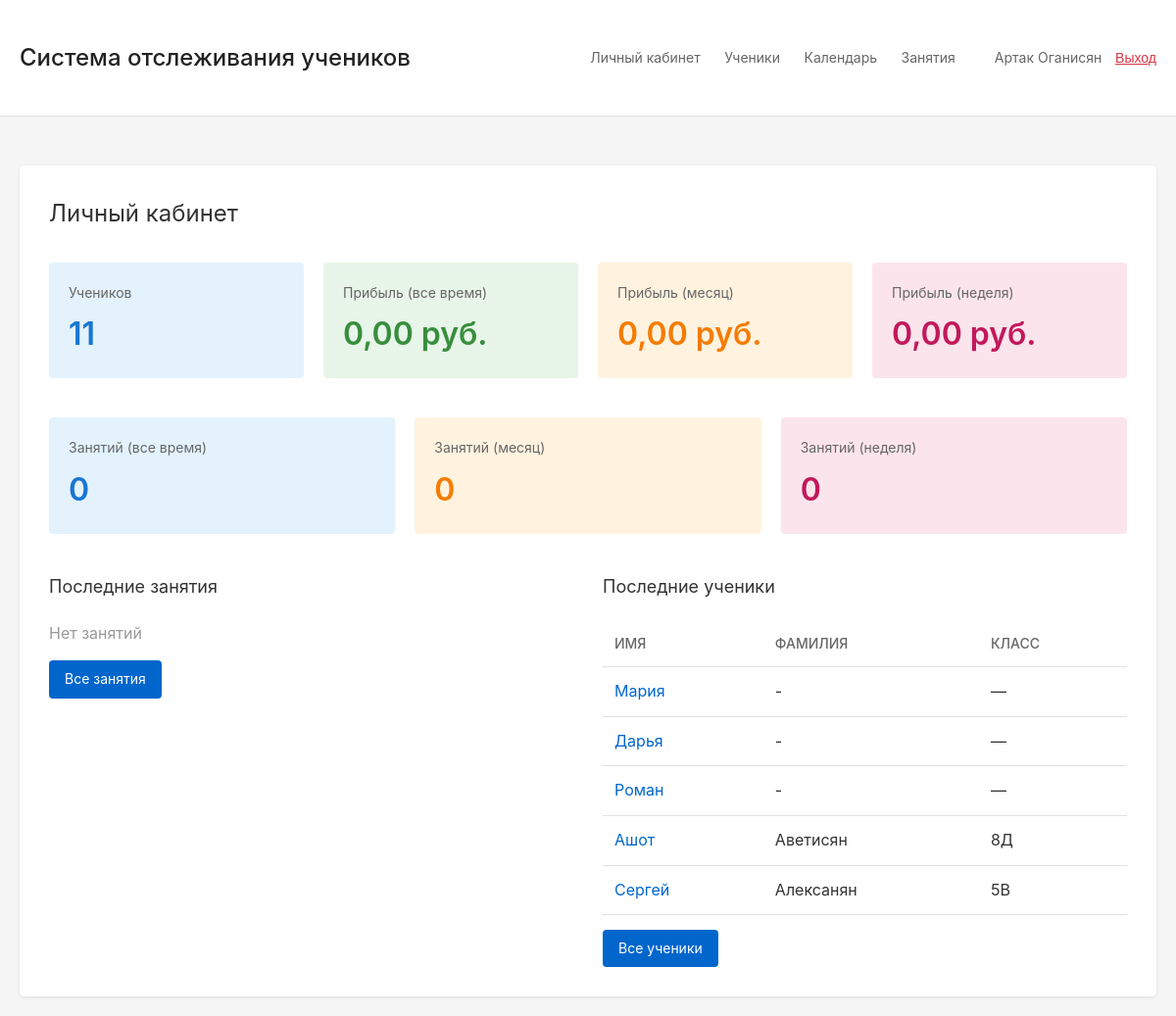
The page / (signed in) on the database its author committed.
### main/models.py (models this page shows, shortened)
class Student(models.Model):
    tutor = models.ForeignKey(Tutor, on_delete=models.CASCADE, related_name='students', verbose_name='Репетитор')
    first_name = models.CharField(max_length=100, verbose_name='Имя')
    last_name = models.CharField(max_length=100, verbose_name='Фамилия')
    phone = models.CharField(max_length=20, blank=True, null=True, verbose_name='Телефон')
    telegram = models.CharField(max_length=20, blank=True, null=True, verbose_name='Телеграм')
    created_at = models.DateTimeField(auto_now_add=True, verbose_name='Дата создания')
    updated_at = models.DateTimeField(auto_now=True, verbose_name='Дата обновления')
    grade = models.CharField(max_length=10, blank=True, null=True, verbose_name='Класс')
    notes = models.TextField(blank=True, verbose_name='Заметки')
    is_active = models.BooleanField(default=True, verbose_name='Активен')
    class Meta:
        verbose_name = 'Ученик'
        verbose_name_plural = 'Ученики'
        ordering = ['last_name', 'first_name']

### main/views.py (the view)
# urls.py: path('', views.dashboard, name='dashboard'),
@login_required
def dashboard(request):
    try:
        tutor = get_tutor(request)
        if not tutor:
            tutor = Tutor.objects.create(user=request.user)
            messages.success(request, 'Профиль репетитора создан.')
        now = timezone.now()
        today = now.date()
        week_ago = today - timedelta(days=7)
        month_ago = today - timedelta(days=30)
        students_count = tutor.get_students_count()
        profit_all_time = tutor.get_total_profit()
        profit_month = tutor.get_total_profit(start_date=month_ago)
        profit_week = tutor.get_total_profit(start_date=week_ago)
        lessons_all_time = tutor.get_lessons_count()
        lessons_month = tutor.get_lessons_count(start_date=month_ago)
        lessons_week = tutor.get_lessons_count(start_date=week_ago)
        recent_lessons = Lesson.objects.filter(tutor=tutor).order_by('-date', '-time')[:5]
        recent_students = Student.objects.filter(tutor=tutor).order_by('-created_at')[:5]
        return render(request, 'main/dashboard.html', {
            'tutor': tutor,
            'students_count': students_count,
            'profit_all_time': profit_all_time,
            'profit_month': profit_month,
            'profit_week': profit_week,
            'lessons_all_time': lessons_all_time,
            'lessons_month': lessons_month,
            'lessons_week': lessons_week,
            'recent_lessons': recent_lessons,
            'recent_students': recent_students,
        })
    except Exception as e:
        import traceback
        print(f"Error in dashboard: {e}")
        print(traceback.format_exc())
        messages.error(request, f'Произошла ошибка: {str(e)}')
        return redirect('login')

### main/models.py (called while the page is built)
    def get_students_count(self):
        return self.students.filter(is_active=True).count()

    def get_total_profit(self, start_date=None, end_date=None):
        payments = Payment.objects.filter(student__tutor=self)
        if start_date:
            payments = payments.filter(payment_date__gte=start_date)
        if end_date:
            payments = payments.filter(payment_date__lte=end_date)
        result = payments.aggregate(total=Sum('amount'))
        return result['total'] or Decimal('0.00')

    def get_lessons_count(self, start_date=None, end_date=None):
        lessons = self.lessons.all()
        if start_date:
            lessons = lessons.filter(date__gte=start_date)
        if end_date:
            lessons = lessons.filter(date__lte=end_date)
        return lessons.count()

### main/views.py (called while the page is built)
def get_tutor(request):
    if request.user.is_authenticated:
        try:
            return request.user.tutor
        except Tutor.DoesNotExist:
            return None
    return None

### main/templates/main/dashboard.html (shortened to what this page needs)
{% extends 'main/base.html' %}
{% block content %}
<h2 style="margin-bottom: 30px; font-weight: 400; font-size: 24px;">
    Личный кабинет
</h2>
<div class="dashboard-grid" style="display: grid; grid-template-columns: repeat(auto-fit, minmax(250px, 1fr)); gap: 20px; margin-bottom: 40px;">
    <div style="padding: 20px; background: #e3f2fd; border-radius: 4px;">
        <div style="font-size: 14px; color: #666; margin-bottom: 5px;">Учеников</div>
        <div style="font-size: 32px; font-weight: 600; color: #1976d2;">{{ students_count }}</div>
    </div>
    <div style="padding: 20px; background: #e8f5e9; border-radius: 4px;">
        <div style="font-size: 14px; color: #666; margin-bottom: 5px;">Прибыль (все время)</div>
        <div style="font-size: 32px; font-weight: 600; color: #388e3c;">{{ profit_all_time }} руб.</div>
    </div>
    <div style="padding: 20px; background: #fff3e0; border-radius: 4px;">
        <div style="font-size: 14px; color: #666; margin-bottom: 5px;">Прибыль (месяц)</div>
        <div style="font-size: 32px; font-weight: 600; color: #f57c00;">{{ profit_month }} руб.</div>
    </div>
    <div style="padding: 20px; background: #fce4ec; border-radius: 4px;">
        <div style="font-size: 14px; color: #666; margin-bottom: 5px;">Прибыль (неделя)</div>
        <div style="font-size: 32px; font-weight: 600; color: #c2185b;">{{ profit_week }} руб.</div>
    </div>
</div>
<div class="dashboard-grid" style="display: grid; grid-template-columns: repeat(auto-fit, minmax(250px, 1fr)); gap: 20px; margin-bottom: 40px;">
    <div style="padding: 20px; background: #e3f2fd; border-radius: 4px;">
        <div style="font-size: 14px; color: #666; margin-bottom: 5px;">Занятий (все время)</div>
        <div style="font-size: 32px; font-weight: 600; color: #1976d2;">{{ lessons_all_time }}</div>
    </div>
    <div style="padding: 20px; background: #fff3e0; border-radius: 4px;">
        <div style="font-size: 14px; color: #666; margin-bottom: 5px;">Занятий (месяц)</div>
        <div style="font-size: 32px; font-weight: 600; color: #f57c00;">{{ lessons_month }}</div>
    </div>
    <div style="padding: 20px; background: #fce4ec; border-radius: 4px;">
        <div style="font-size: 14px; color: #666; margin-bottom: 5px;">Занятий (неделя)</div>
        <div style="font-size: 32px; font-weight: 600; color: #c2185b;">{{ lessons_week }}</div>
    </div>
</div>
<div class="dashboard-tables" style="display: grid; grid-template-columns: repeat(auto-fit, minmax(400px, 1fr)); gap: 30px;">
    <div>
        <h3 style="font-weight: 400; font-size: 18px; margin-bottom: 20px;">Последние занятия</h3>
        {% if recent_lessons %}
            <table>
                <thead>
                    <tr>
                        <th>Дата</th>
                        <th>Время</th>
                        <th>Ученики</th>
                    </tr>
                </thead>
                <tbody>
                    {% for lesson in recent_lessons %}
                    <tr>
                        <td><a href="{% url 'lesson_detail' lesson.pk %}">{{ lesson.date|date:"d.m.Y" }}</a></td>
                        <td>{{ lesson.time|time:"H:i" }}</td>
                        <td>
                            {% for student in lesson.students.all|slice:":2" %}
                                {{ student }}{% if not forloop.last %}, {% endif %}
                            {% endfor %}
                            {% if lesson.students.count > 2 %}...{% endif %}
                        </td>
                    </tr>
                    {% endfor %}
                </tbody>
            </table>
        {% else %}
            <p style="color: #999;">Нет занятий</p>
        {% endif %}
        <div style="margin-top: 15px;">
            <a href="{% url 'lesson_list' %}" class="btn">Все занятия</a>
        </div>
    </div>
    <div>
        <h3 style="font-weight: 400; font-size: 18px; margin-bottom: 20px;">Последние ученики</h3>
        {% if recent_students %}
            <table>
                <thead>
                    <tr>
                        <th>Имя</th>
                        <th>Фамилия</th>
                        <th>Класс</th>
                    </tr>
                </thead>
                <tbody>
                    {% for student in recent_students %}
                    <tr>
                        <td><a href="{% url 'student_detail' student.pk %}">{{ student.first_name }}</a></td>
                        <td>{{ student.last_name }}</td>
                        <td>{{ student.grade|default:"—" }}</td>
                    </tr>
                    {% endfor %}
                </tbody>
            </table>
        {% else %}
            <p style="color: #999;">Нет учеников</p>
        {% endif %}
        <div style="margin-top: 15px;">
            <a href="{% url 'student_list' %}" class="btn">Все ученики</a>
        </div>
    </div>
</div>
{% endblock %}

### main/templates/main/base.html (shortened to what this page needs)
<!DOCTYPE html>
<html lang="ru">
<head>
</head>
<body>
    <header>
        <div class="container">
            <div style="display: flex; justify-content: space-between; align-items: center;">
                <h1><a href="{% url 'dashboard' %}" style="color: #222; text-decoration: none;">Система отслеживания учеников</a></h1>
                <div style="display: flex; align-items: center; gap: 20px;">
                    {% if user.is_authenticated %}
                        <nav>
                            <a href="{% url 'dashboard' %}">Личный кабинет</a>
                            <a href="{% url 'student_list' %}">Ученики</a>
                            <a href="{% url 'calendar' %}">Календарь</a>
                            <a href="{% url 'lesson_list' %}">Занятия</a>
                        </nav>
                        <div style="font-size: 14px; color: #666;">
                            {{ user.get_full_name|default:user.username }}
                            <form method="post" action="{% url 'logout' %}" style="display: inline;">
                                <button type="submit" style="background: none; border: none; color: #dc3545; cursor: pointer; text-decoration: underline; padding: 0; margin-left: 10px; font-size: 14px;">Выход</button>
                            </form>
                        </div>
                    {% else %}
                        <nav>
                            <a href="{% url 'login' %}">Вход</a>
                            <a href="{% url 'register' %}">Регистрация</a>
                        </nav>
                    {% endif %}
                </div>
            </div>
        </div>
    </header>
    <div class="container">
        <div class="content">
            {% block content %}{% endblock %}
        </div>
    </div>
</body>
</html>

### main/templates/main/base.html (style rules this page uses)
* { margin: 0; padding: 0; box-sizing: border-box; }
body { font-family: -apple-system, BlinkMacSystemFont, 'Segoe UI', Roboto, Oxygen, Ubuntu, Cantarell, sans-serif; line-height: 1.6; color: #333; background: #f5f5f5; }
.container { max-width: 1200px; margin: 0 auto; padding: 20px; }
header { background: #fff; padding: 20px 0; border-bottom: 1px solid #e0e0e0; margin-bottom: 30px; }
header h1 { font-size: 24px; font-weight: 500; color: #222; }
nav a { margin-right: 20px; color: #666; font-size: 14px; }
.content { background: #fff; padding: 30px; border-radius: 4px; box-shadow: 0 1px 3px rgba(0,0,0,0.1); }
a { color: #0066cc; text-decoration: none; }
.btn { display: inline-block; padding: 8px 16px; background: #0066cc; color: #fff; border: none; border-radius: 4px; cursor: pointer; text-decoration: none; font-size: 14px; }
table { width: 100%; border-collapse: collapse; margin-top: 20px; }
th, td { padding: 12px; text-align: left; border-bottom: 1px solid #e0e0e0; }
th { font-weight: 500; color: #666; font-size: 14px; text-transform: uppercase; }

### rows shown on the page
Student: first_name "Мария", last_name "-", grade "—"
Student: first_name "Дарья", last_name "-", grade "—"
Student: first_name "Роман", last_name "-", grade "—"
Student: first_name "Ашот", last_name "Аветисян", grade "8Д"
Student: first_name "Сергей", last_name "Алексанян", grade "5В"

### other values the page prints
{{ user.get_full_name|default:user.username }} "Артак Оганисян"
{{ students_count }} "11"
{{ profit_all_time }} "0,00"
{{ profit_month }} "0,00"
{{ profit_week }} "0,00"
{{ lessons_all_time }} "0"
{{ lessons_month }} "0"
{{ lessons_week }} "0"
